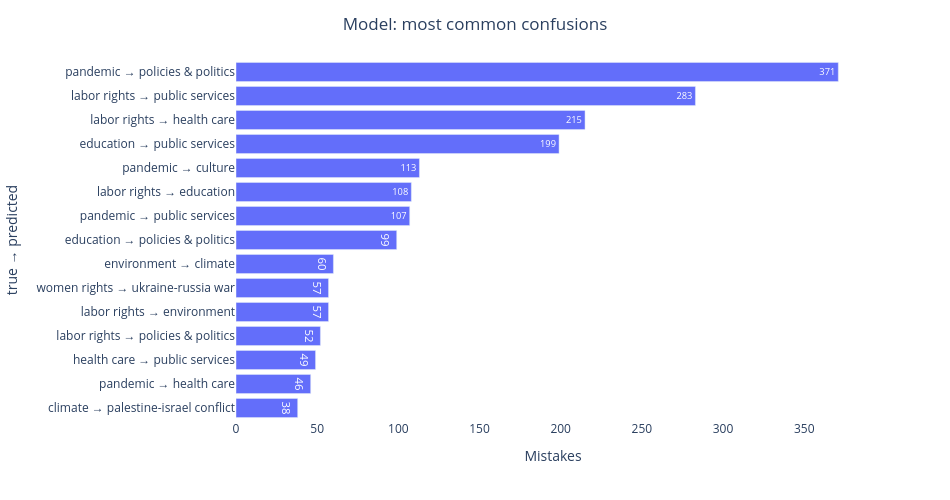

Source (notebook cell):
### Markdown cell above
The most frequent mistakes, as `true class → predicted class` pairs. These are the
specific confusions driving the error rate.

### Code cell
pairs = top_confusions(model_mistakes)
fig = px.bar(pairs[::-1], x='count', y='pair', orientation='h', text='count',
             labels={'count': 'Mistakes', 'pair': 'true → predicted'})
fig.update_layout(title={'text': 'Model: most common confusions', 'x': 0.5},
                  plot_bgcolor='white', width=950, height=500)
fig.show()

### Figure 1 — Plotly figure (JSON) as saved in the notebook; plotly's stock layout.template omitted (floating-point values rounded to 4 significant figures)
{"data": [{"hovertemplate": "Mistakes=%{text}<br>true → predicted=%{y}<extra></extra>", "legendgroup": "", "marker": {"color": "#636efa", "pattern": {"shape": ""}}, "name": "", "orientation": "h", "showlegend": false, "text": [38.0, 46.0, 49.0, 52.0, 57.0, 57.0, 60.0, 99.0, 107.0, 108.0, 113.0, 199.0, 215.0, 283.0, 371.0], "textposition": "auto", "type": "bar", "x": [38, 46, 49, 52, 57, 57, 60, 99, 107, 108, 113, 199, 215, 283, 371], "xaxis": "x", "y": ["climate → palestine-israel conflict", "pandemic → health care", "health care → public services", "labor rights → policies & politics", "labor rights → environment", "women rights → ukraine-russia war", "environment → climate", "education → policies & politics", "pandemic → public services", "labor rights → education", "pandemic → culture", "education → public services", "labor rights → health care", "labor rights → public services", "pandemic → policies & politics"], "yaxis": "y"}], "layout": {"barmode": "relative", "height": 500, "legend": {"tracegroupgap": 0}, "margin": {"t": 60}, "plot_bgcolor": "white", "title": {"text": "Model: most common confusions", "x": 0.5}, "width": 950, "xaxis": {"anchor": "y", "domain": [0, 1], "title": {"text": "Mistakes"}}, "yaxis": {"anchor": "x", "domain": [0, 1], "title": {"text": "true → predicted"}}}}
